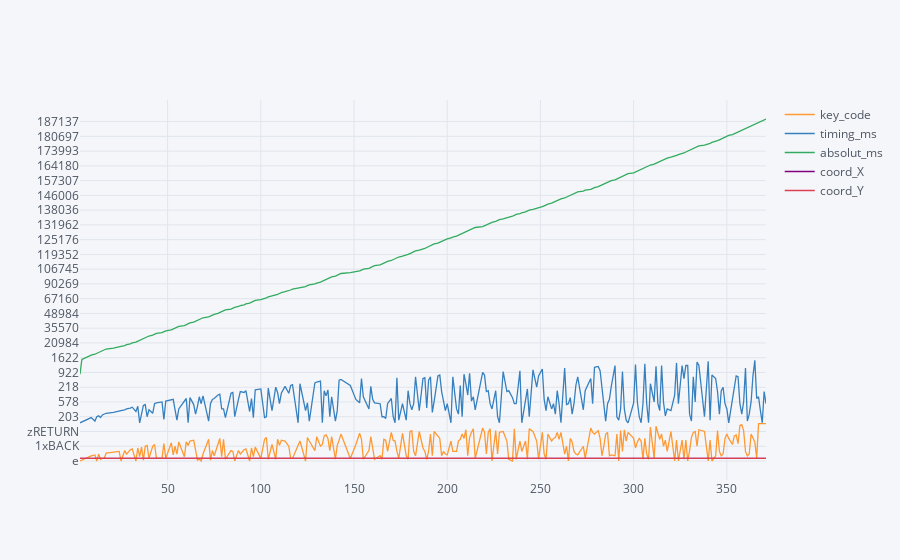

Notebook code cell kept with this figure:
### Markdown cell above
<div class="alert alert-block alert-warning">
<b>Графики</b> (интерактив)
</div>

### Code cell
cf.go_offline()
cf.set_config_file(offline=False, world_readable=True)
data.iplot()

### Figure 1 — Plotly figure (JSON) as saved in the notebook; plotly's stock layout.template omitted (floating-point values rounded to 4 significant figures; data arrays with more than 128 entries replaced by an {"elided": "..."} marker saying what was removed)
{"data": [{"line": {"color": "rgba(255, 153, 51, 1.0)", "dash": "solid", "shape": "linear", "width": 1.3}, "mode": "lines", "name": "key_code", "text": "", "type": "scatter", "uid": "6e759ff2-7eda-45f7-81da-37760609c669", "x": {"elided": "279 int values"}, "y": {"elided": "279 str values"}}, {"line": {"color": "rgba(55, 128, 191, 1.0)", "dash": "solid", "shape": "linear", "width": 1.3}, "mode": "lines", "name": "timing_ms", "text": "", "type": "scatter", "uid": "9bb5e6b1-50fe-4e68-82e8-12c79a35ee85", "x": {"elided": "279 int values"}, "y": {"elided": "279 int values"}}, {"line": {"color": "rgba(50, 171, 96, 1.0)", "dash": "solid", "shape": "linear", "width": 1.3}, "mode": "lines", "name": "absolut_ms", "text": "", "type": "scatter", "uid": "37294803-d46e-4c21-a4cb-3ab355d4cebc", "x": {"elided": "279 int values"}, "y": {"elided": "279 int values"}}, {"line": {"color": "rgba(128, 0, 128, 1.0)", "dash": "solid", "shape": "linear", "width": 1.3}, "mode": "lines", "name": "coord_X", "text": "", "type": "scatter", "uid": "6908c5f7-58f7-4140-8ae3-6696da73ec7e", "x": {"elided": "279 int values"}, "y": {"elided": "279 str values"}}, {"line": {"color": "rgba(219, 64, 82, 1.0)", "dash": "solid", "shape": "linear", "width": 1.3}, "mode": "lines", "name": "coord_Y", "text": "", "type": "scatter", "uid": "907bd680-92b6-4a32-adfc-9d4d6da1ce58", "x": {"elided": "279 int values"}, "y": {"elided": "279 str values"}}], "layout": {"legend": {"bgcolor": "#F5F6F9", "font": {"color": "#4D5663"}}, "paper_bgcolor": "#F5F6F9", "plot_bgcolor": "#F5F6F9", "title": {"font": {"color": "#4D5663"}}, "xaxis": {"gridcolor": "#E1E5ED", "showgrid": true, "tickfont": {"color": "#4D5663"}, "title": {"font": {"color": "#4D5663"}, "text": ""}, "zerolinecolor": "#E1E5ED"}, "yaxis": {"gridcolor": "#E1E5ED", "showgrid": true, "tickfont": {"color": "#4D5663"}, "title": {"font": {"color": "#4D5663"}, "text": ""}, "zerolinecolor": "#E1E5ED"}}}
